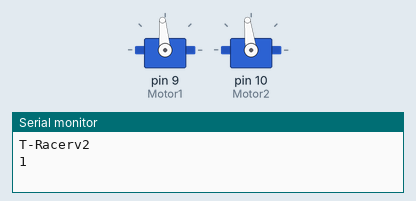
Bench run of a sketch on a simulated Arduino Uno, built with avr-gcc and run on an emulated ATmega328P. Shown: 2 × servo, the last lines printed to the serial monitor.

Above: at 0.05 s.
At 1.5 s:
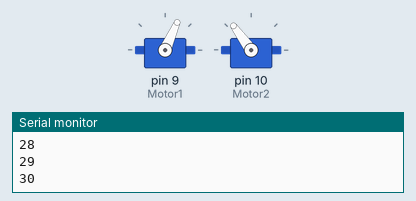
At 3.0 s:
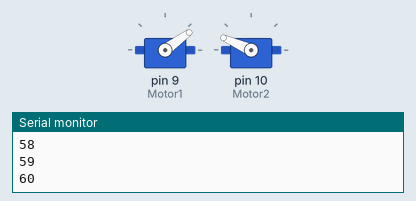
At 5.95 s:
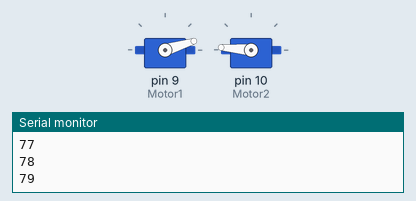
Timing chart, 0 to 7.8 s (numbered marks = the images above):
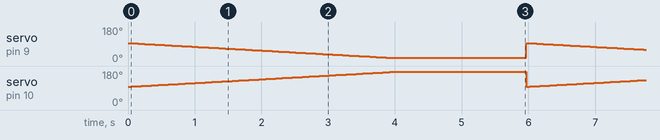

The sketch:

vex_motor_test.ino
```cpp
#include <Servo.h>
Servo Motor1;
Servo Motor2;

const long MF = 20;  // angle that moves motor forward
const long MB = 138; // angle that moves motor backward
const long MS = 91; // angle that stops the motor

void setup()
{
 // The white pin of the VEX motor controller 29
 // connects to pin 11 (or any other PWM pin)
  Motor1.attach(9);
  Motor2.attach(10);
  Serial.begin(9600);
  Serial.println("T-Racerv2");

}

// 79 == 110
//31 / 2 = 15.5
//94.5 mid point
int mid_point = 96;
void loop()
{
//  Serial.println("Forward");

  for (int i = 1; i < 80 ; i++ )
  {
      Motor1.write(mid_point - i); // move forward
      Motor2.write(mid_point + i);
      Serial.println(i);

      delay(50);
  }
  delay(2000);

//  Motor.write(MF); // move forward
//  delay(2000);
//
//  Serial.println("Stop");
//  Motor.write(MS); // stop motor
//  delay(2000);
//
//  Serial.println("Backward");
//  Motor.write(MB); // move backward
//  delay(2000);
//
//  Serial.println("Stop");
//  Motor.write(MS); // stop motor
//  delay(2000);
}
```

Measured:
- by itself, servo on pin 9 (Motor1): ramps from 95° to 17° and jumps back, once every 6.0 s
- by itself, servo on pin 10 (Motor2): ramps from 97° to 175° and jumps back, once every 6.0 s
